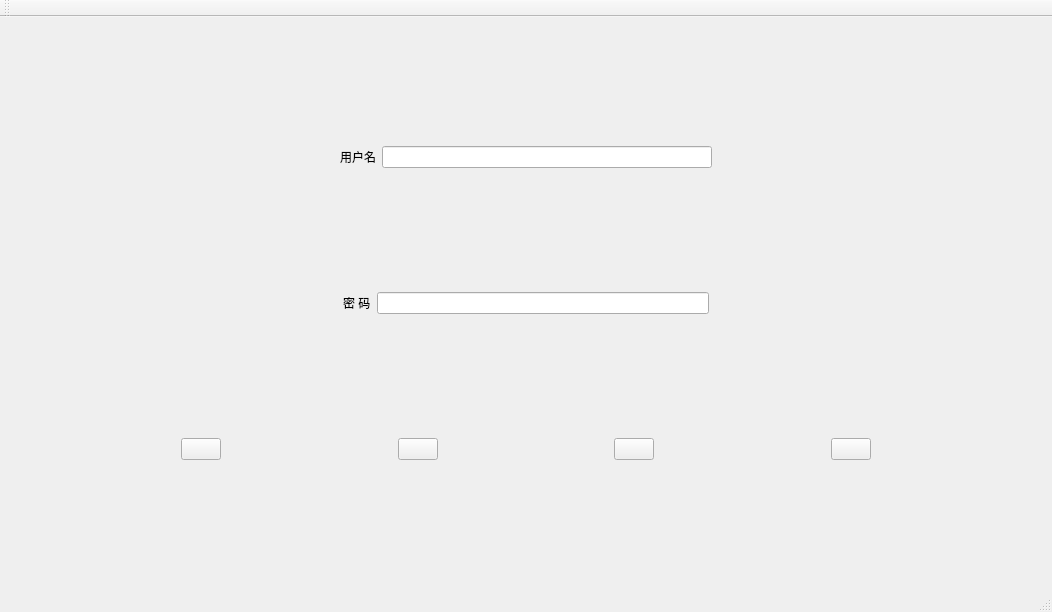
<?xml version="1.0" encoding="UTF-8"?>
<ui version="4.0">
 <class>MainWindow</class>
 <widget class="QMainWindow" name="MainWindow">
  <property name="geometry">
   <rect>
    <x>0</x>
    <y>0</y>
    <width>1052</width>
    <height>612</height>
   </rect>
  </property>
  <property name="windowTitle">
   <string>MainWindow</string>
  </property>
  <widget class="QWidget" name="centralWidget">
   <layout class="QVBoxLayout" name="verticalLayout">
    <item>
     <layout class="QHBoxLayout" name="horizontalLayout">
      <item>
       <spacer name="horizontalSpacer_7">
        <property name="orientation">
         <enum>Qt::Horizontal</enum>
        </property>
        <property name="sizeHint" stdset="0">
         <size>
          <width>40</width>
          <height>20</height>
         </size>
        </property>
       </spacer>
      </item>
      <item>
       <widget class="QLabel" name="label">
        <property name="text">
         <string>用户名</string>
        </property>
       </widget>
      </item>
      <item>
       <widget class="QLineEdit" name="lineedituesr"/>
      </item>
      <item>
       <spacer name="horizontalSpacer_8">
        <property name="orientation">
         <enum>Qt::Horizontal</enum>
        </property>
        <property name="sizeHint" stdset="0">
         <size>
          <width>40</width>
          <height>20</height>
         </size>
        </property>
       </spacer>
      </item>
     </layout>
    </item>
    <item>
     <layout class="QHBoxLayout" name="horizontalLayout_2">
      <item>
       <spacer name="horizontalSpacer_6">
        <property name="orientation">
         <enum>Qt::Horizontal</enum>
        </property>
        <property name="sizeHint" stdset="0">
         <size>
          <width>40</width>
          <height>20</height>
         </size>
        </property>
       </spacer>
      </item>
      <item>
       <widget class="QLabel" name="label_2">
        <property name="text">
         <string>密 码</string>
        </property>
       </widget>
      </item>
      <item>
       <widget class="QLineEdit" name="lineeditpasswd">
        <property name="echoMode">
         <enum>QLineEdit::Password</enum>
        </property>
       </widget>
      </item>
      <item>
       <spacer name="horizontalSpacer_9">
        <property name="orientation">
         <enum>Qt::Horizontal</enum>
        </property>
        <property name="sizeHint" stdset="0">
         <size>
          <width>40</width>
          <height>20</height>
         </size>
        </property>
       </spacer>
      </item>
     </layout>
    </item>
    <item>
     <layout class="QHBoxLayout" name="horizontalLayout_3">
      <item>
       <spacer name="horizontalSpacer">
        <property name="orientation">
         <enum>Qt::Horizontal</enum>
        </property>
        <property name="sizeHint" stdset="0">
         <size>
          <width>40</width>
          <height>20</height>
         </size>
        </property>
       </spacer>
      </item>
      <item>
       <widget class="QPushButton" name="buttonregister">
        <property name="text">
         <string/>
        </property>
       </widget>
      </item>
      <item>
       <spacer name="horizontalSpacer_2">
        <property name="orientation">
         <enum>Qt::Horizontal</enum>
        </property>
        <property name="sizeHint" stdset="0">
         <size>
          <width>40</width>
          <height>20</height>
         </size>
        </property>
       </spacer>
      </item>
      <item>
       <widget class="QPushButton" name="buttonlig">
        <property name="text">
         <string/>
        </property>
       </widget>
      </item>
      <item>
       <spacer name="horizontalSpacer_3">
        <property name="orientation">
         <enum>Qt::Horizontal</enum>
        </property>
        <property name="sizeHint" stdset="0">
         <size>
          <width>40</width>
          <height>20</height>
         </size>
        </property>
       </spacer>
      </item>
      <item>
       <widget class="QPushButton" name="buttonclear">
        <property name="text">
         <string/>
        </property>
       </widget>
      </item>
      <item>
       <spacer name="horizontalSpacer_4">
        <property name="orientation">
         <enum>Qt::Horizontal</enum>
        </property>
        <property name="sizeHint" stdset="0">
         <size>
          <width>40</width>
          <height>20</height>
         </size>
        </property>
       </spacer>
      </item>
      <item>
       <widget class="QPushButton" name="buttonquit">
        <property name="text">
         <string/>
        </property>
       </widget>
      </item>
      <item>
       <spacer name="horizontalSpacer_5">
        <property name="orientation">
         <enum>Qt::Horizontal</enum>
        </property>
        <property name="sizeHint" stdset="0">
         <size>
          <width>40</width>
          <height>20</height>
         </size>
        </property>
       </spacer>
      </item>
     </layout>
    </item>
   </layout>
  </widget>
  <widget class="QMenuBar" name="menuBar">
   <property name="geometry">
    <rect>
     <x>0</x>
     <y>0</y>
     <width>1052</width>
     <height>26</height>
    </rect>
   </property>
  </widget>
  <widget class="QToolBar" name="mainToolBar">
   <attribute name="toolBarArea">
    <enum>TopToolBarArea</enum>
   </attribute>
   <attribute name="toolBarBreak">
    <bool>false</bool>
   </attribute>
  </widget>
  <widget class="QStatusBar" name="statusBar"/>
 </widget>
 <layoutdefault spacing="6" margin="11"/>
 <resources/>
 <connections/>
</ui>
